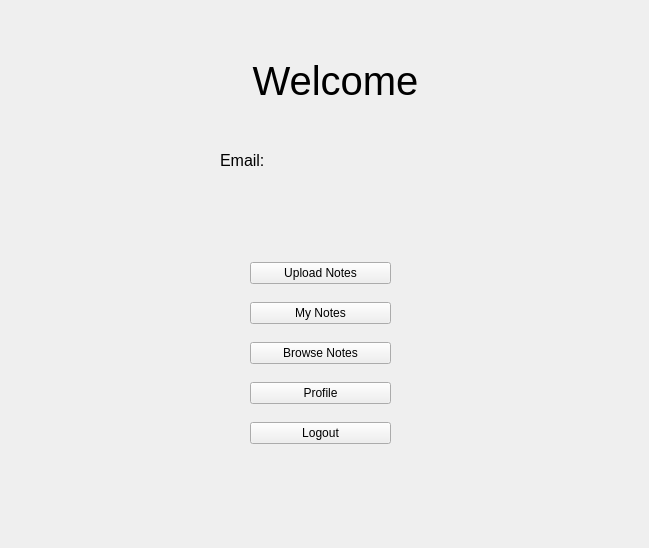
<?xml version="1.0" encoding="UTF-8"?>
<ui version="4.0">
 <class>Home</class>
 <widget class="QWidget" name="Home">
  <property name="geometry">
   <rect>
    <x>0</x>
    <y>0</y>
    <width>649</width>
    <height>548</height>
   </rect>
  </property>
  <property name="font">
   <font>
    <pointsize>30</pointsize>
   </font>
  </property>
  <property name="windowTitle">
   <string>Form</string>
  </property>
  <widget class="QLabel" name="welcomeLabel">
   <property name="geometry">
    <rect>
     <x>80</x>
     <y>40</y>
     <width>511</width>
     <height>81</height>
    </rect>
   </property>
   <property name="text">
    <string>Welcome</string>
   </property>
   <property name="alignment">
    <set>Qt::AlignmentFlag::AlignCenter</set>
   </property>
  </widget>
  <widget class="QLabel" name="emailLabel">
   <property name="geometry">
    <rect>
     <x>220</x>
     <y>150</y>
     <width>251</width>
     <height>20</height>
    </rect>
   </property>
   <property name="font">
    <font>
     <pointsize>12</pointsize>
    </font>
   </property>
   <property name="text">
    <string>Email:</string>
   </property>
  </widget>
  <widget class="QWidget" name="layoutWidget">
   <property name="geometry">
    <rect>
     <x>250</x>
     <y>250</y>
     <width>141</width>
     <height>211</height>
    </rect>
   </property>
   <layout class="QVBoxLayout" name="verticalLayout">
    <item>
     <widget class="QPushButton" name="uploadButton">
      <property name="font">
       <font>
        <pointsize>9</pointsize>
       </font>
      </property>
      <property name="text">
       <string>Upload Notes</string>
      </property>
     </widget>
    </item>
    <item>
     <widget class="QPushButton" name="myNotesButton">
      <property name="font">
       <font>
        <pointsize>9</pointsize>
       </font>
      </property>
      <property name="text">
       <string>My Notes</string>
      </property>
     </widget>
    </item>
    <item>
     <widget class="QPushButton" name="browseButton">
      <property name="font">
       <font>
        <pointsize>9</pointsize>
       </font>
      </property>
      <property name="text">
       <string>Browse Notes</string>
      </property>
     </widget>
    </item>
    <item>
     <widget class="QPushButton" name="profileButton">
      <property name="font">
       <font>
        <pointsize>9</pointsize>
       </font>
      </property>
      <property name="text">
       <string>Profile</string>
      </property>
     </widget>
    </item>
    <item>
     <widget class="QPushButton" name="logoutButton">
      <property name="font">
       <font>
        <pointsize>9</pointsize>
       </font>
      </property>
      <property name="text">
       <string>Logout</string>
      </property>
     </widget>
    </item>
   </layout>
  </widget>
 </widget>
 <resources/>
 <connections/>
</ui>
